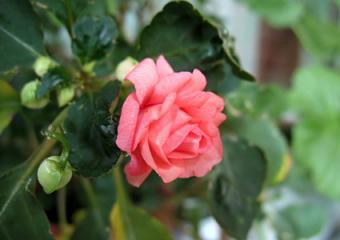
#> input picture sample.jpg, 340 x 240 px
$ python HistogramComputation.py
#> lines starting #> are read from the running program, lines starting #| are printed output that depends on the picture
import cv2
import math
import matplotlib.pyplot as plt


# Function to calculate histogram
def calcHist(img):
    hist = [[i*0] for i in range(256)]
    height, width = img.shape
    for i in range(height):
        for j in range(width):
            hist[img[i][j]][0] += 1

    return hist


# Driver code
img = cv2.imread("sample.jpg")
#> img is the input picture: shape (240, 340, 3); mean B, G, R 74.9, 102.1, 97
img = cv2.cvtColor(img, cv2.COLOR_BGR2GRAY)
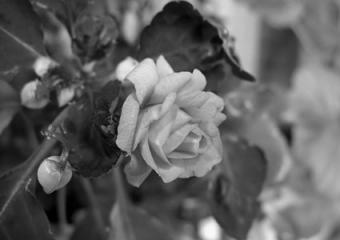
#> img: shape (240, 340); min 0, max 249, mean 97.5
cv2.imshow("Image", img)
cv2.waitKey()
cv2.destroyAllWindows()

# show the plotting graph of an image using built in function
histr = cv2.calcHist([img],[0],None,[256],[0,256])
#> histr = 256 values, max 883 at index 64, min 0 at index 250, mean 318.8
histr = [histr[i][0] for i in range(256)]
#plt.plot(histr)
plt.bar([i for i in range(1, 257)], histr)
plt.show()
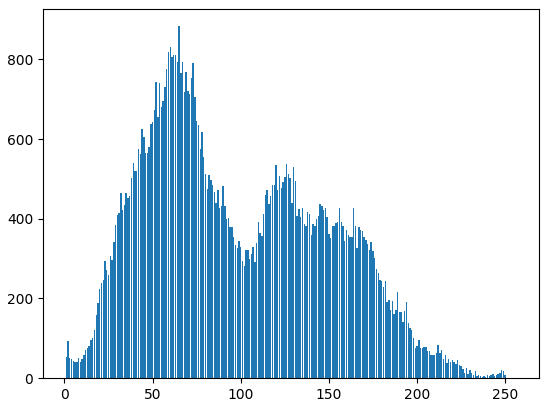
#> figure drawn by matplotlib, 1 panel; tallest bar 883 high, from x = 64.6 to 65.4


# Plotting histogram
hist = calcHist(img)
#> hist = 256 items, first 6: [53], [94], [51], [49], [43], [41]
hist = [hist[i][0] for i in range(256)]
#> hist has the same summary as histr
#plt.plot(hist)
plt.bar([i for i in range(1, 257)], hist)
plt.show()
